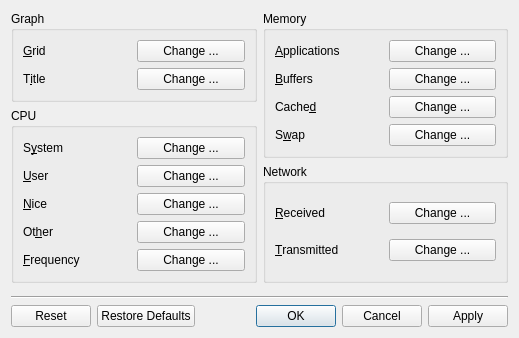
<?xml version="1.0" encoding="UTF-8"?>
<ui version="4.0">
 <class>RazorSysStatColours</class>
 <widget class="QDialog" name="RazorSysStatColours">
  <property name="geometry">
   <rect>
    <x>0</x>
    <y>0</y>
    <width>519</width>
    <height>328</height>
   </rect>
  </property>
  <property name="windowTitle">
   <string>Razor SysStat Custom Colours</string>
  </property>
  <layout class="QVBoxLayout" name="verticalLayout_3">
   <item>
    <layout class="QHBoxLayout" name="horizontalLayout">
     <item>
      <layout class="QVBoxLayout" name="verticalLayout">
       <item>
        <widget class="QGroupBox" name="graphGB">
         <property name="title">
          <string>Graph</string>
         </property>
         <layout class="QGridLayout" name="gridLayout">
          <item row="0" column="0">
           <widget class="QLabel" name="gridL">
            <property name="text">
             <string>&amp;Grid</string>
            </property>
            <property name="buddy">
             <cstring>gridB</cstring>
            </property>
           </widget>
          </item>
          <item row="0" column="1">
           <widget class="QPushButton" name="gridB">
            <property name="text">
             <string>Change ...</string>
            </property>
           </widget>
          </item>
          <item row="1" column="0">
           <widget class="QLabel" name="titleL">
            <property name="text">
             <string>T&amp;itle</string>
            </property>
            <property name="buddy">
             <cstring>titleB</cstring>
            </property>
           </widget>
          </item>
          <item row="1" column="1">
           <widget class="QPushButton" name="titleB">
            <property name="text">
             <string>Change ...</string>
            </property>
           </widget>
          </item>
         </layout>
        </widget>
       </item>
       <item>
        <widget class="QGroupBox" name="cpuGB">
         <property name="title">
          <string>CPU</string>
         </property>
         <layout class="QGridLayout" name="gridLayout_2">
          <item row="1" column="1">
           <widget class="QPushButton" name="cpuUserB">
            <property name="text">
             <string>Change ...</string>
            </property>
           </widget>
          </item>
          <item row="2" column="0">
           <widget class="QLabel" name="cpuNiceL">
            <property name="text">
             <string>&amp;Nice</string>
            </property>
            <property name="buddy">
             <cstring>cpuNiceB</cstring>
            </property>
           </widget>
          </item>
          <item row="4" column="1">
           <widget class="QPushButton" name="cpuFrequencyB">
            <property name="text">
             <string>Change ...</string>
            </property>
           </widget>
          </item>
          <item row="3" column="0">
           <widget class="QLabel" name="cpuOtherL">
            <property name="text">
             <string>Ot&amp;her</string>
            </property>
            <property name="buddy">
             <cstring>cpuOtherB</cstring>
            </property>
           </widget>
          </item>
          <item row="4" column="0">
           <widget class="QLabel" name="cpuFrequencyL">
            <property name="text">
             <string>&amp;Frequency</string>
            </property>
            <property name="buddy">
             <cstring>cpuFrequencyB</cstring>
            </property>
           </widget>
          </item>
          <item row="0" column="1">
           <widget class="QPushButton" name="cpuSystemB">
            <property name="text">
             <string>Change ...</string>
            </property>
           </widget>
          </item>
          <item row="0" column="0">
           <widget class="QLabel" name="cpuSystemL">
            <property name="text">
             <string>S&amp;ystem</string>
            </property>
            <property name="buddy">
             <cstring>cpuSystemB</cstring>
            </property>
           </widget>
          </item>
          <item row="1" column="0">
           <widget class="QLabel" name="cpuUserL">
            <property name="text">
             <string>&amp;User</string>
            </property>
            <property name="buddy">
             <cstring>cpuUserB</cstring>
            </property>
           </widget>
          </item>
          <item row="2" column="1">
           <widget class="QPushButton" name="cpuNiceB">
            <property name="text">
             <string>Change ...</string>
            </property>
           </widget>
          </item>
          <item row="3" column="1">
           <widget class="QPushButton" name="cpuOtherB">
            <property name="text">
             <string>Change ...</string>
            </property>
           </widget>
          </item>
         </layout>
        </widget>
       </item>
       <item>
        <spacer name="verticalSpacer_2">
         <property name="orientation">
          <enum>Qt::Vertical</enum>
         </property>
        </spacer>
       </item>
      </layout>
     </item>
     <item>
      <layout class="QVBoxLayout" name="verticalLayout_2">
       <item>
        <widget class="QGroupBox" name="memoryGB">
         <property name="title">
          <string>Memory</string>
         </property>
         <layout class="QGridLayout" name="gridLayout_3">
          <item row="1" column="1">
           <widget class="QPushButton" name="memBuffersB">
            <property name="text">
             <string>Change ...</string>
            </property>
           </widget>
          </item>
          <item row="2" column="0">
           <widget class="QLabel" name="memCachedL">
            <property name="text">
             <string>Cache&amp;d</string>
            </property>
            <property name="buddy">
             <cstring>memCachedB</cstring>
            </property>
           </widget>
          </item>
          <item row="3" column="0">
           <widget class="QLabel" name="memSwapL">
            <property name="text">
             <string>S&amp;wap</string>
            </property>
            <property name="buddy">
             <cstring>memSwapB</cstring>
            </property>
           </widget>
          </item>
          <item row="0" column="1">
           <widget class="QPushButton" name="memAppsB">
            <property name="text">
             <string>Change ...</string>
            </property>
           </widget>
          </item>
          <item row="0" column="0">
           <widget class="QLabel" name="memAppsL">
            <property name="text">
             <string>&amp;Applications</string>
            </property>
            <property name="buddy">
             <cstring>memAppsB</cstring>
            </property>
           </widget>
          </item>
          <item row="1" column="0">
           <widget class="QLabel" name="memBuffersL">
            <property name="text">
             <string>&amp;Buffers</string>
            </property>
            <property name="buddy">
             <cstring>memBuffersB</cstring>
            </property>
           </widget>
          </item>
          <item row="2" column="1">
           <widget class="QPushButton" name="memCachedB">
            <property name="text">
             <string>Change ...</string>
            </property>
           </widget>
          </item>
          <item row="3" column="1">
           <widget class="QPushButton" name="memSwapB">
            <property name="text">
             <string>Change ...</string>
            </property>
           </widget>
          </item>
         </layout>
        </widget>
       </item>
       <item>
        <widget class="QGroupBox" name="networkGB">
         <property name="title">
          <string>Network</string>
         </property>
         <layout class="QGridLayout" name="gridLayout_4">
          <item row="0" column="0">
           <widget class="QLabel" name="netReceivedL">
            <property name="text">
             <string>&amp;Received</string>
            </property>
            <property name="buddy">
             <cstring>netReceivedB</cstring>
            </property>
           </widget>
          </item>
          <item row="0" column="1">
           <widget class="QPushButton" name="netReceivedB">
            <property name="text">
             <string>Change ...</string>
            </property>
           </widget>
          </item>
          <item row="1" column="0">
           <widget class="QLabel" name="netTransmittedL">
            <property name="text">
             <string>&amp;Transmitted</string>
            </property>
            <property name="buddy">
             <cstring>netTransmittedB</cstring>
            </property>
           </widget>
          </item>
          <item row="1" column="1">
           <widget class="QPushButton" name="netTransmittedB">
            <property name="text">
             <string>Change ...</string>
            </property>
           </widget>
          </item>
         </layout>
        </widget>
       </item>
       <item>
        <spacer name="verticalSpacer_3">
         <property name="orientation">
          <enum>Qt::Vertical</enum>
         </property>
        </spacer>
       </item>
      </layout>
     </item>
    </layout>
   </item>
   <item>
    <widget class="Line" name="line">
     <property name="orientation">
      <enum>Qt::Horizontal</enum>
     </property>
    </widget>
   </item>
   <item>
    <widget class="QDialogButtonBox" name="buttons">
     <property name="orientation">
      <enum>Qt::Horizontal</enum>
     </property>
     <property name="standardButtons">
      <set>QDialogButtonBox::Apply|QDialogButtonBox::Cancel|QDialogButtonBox::Ok|QDialogButtonBox::Reset|QDialogButtonBox::RestoreDefaults</set>
     </property>
    </widget>
   </item>
  </layout>
 </widget>
 <tabstops>
  <tabstop>gridB</tabstop>
  <tabstop>titleB</tabstop>
  <tabstop>cpuSystemB</tabstop>
  <tabstop>cpuUserB</tabstop>
  <tabstop>cpuNiceB</tabstop>
  <tabstop>cpuOtherB</tabstop>
  <tabstop>cpuFrequencyB</tabstop>
  <tabstop>memAppsB</tabstop>
  <tabstop>memBuffersB</tabstop>
  <tabstop>memCachedB</tabstop>
  <tabstop>memSwapB</tabstop>
  <tabstop>netReceivedB</tabstop>
  <tabstop>netTransmittedB</tabstop>
  <tabstop>buttons</tabstop>
 </tabstops>
 <resources/>
 <connections/>
 <slots>
  <slot>on_buttons_clicked(QAbstractButton*)</slot>
 </slots>
</ui>
